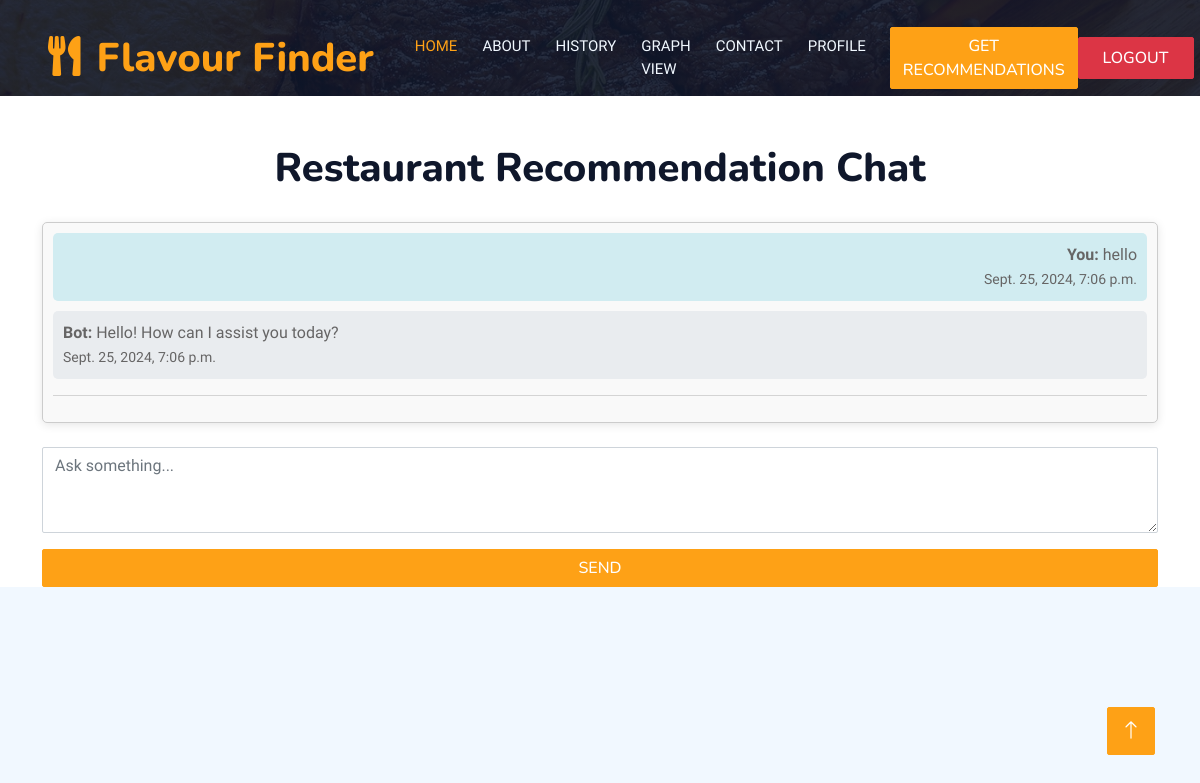
The page /chat_home/ (signed in) on the database its author committed.
### restaurant_app/models.py (models this page shows, shortened)
class ChatHistory(models.Model):
    user = models.ForeignKey(User, on_delete=models.CASCADE)
    message_input = models.TextField()
    bot_response = models.TextField()
    created_at = models.DateTimeField(auto_now_add=True)

### restaurant_app/views.py (the view, shortened to what this page needs)
# urls.py: path('chat_home/', chat_home, name='chat_home'),
@login_required
def chat_home(request):
    chat_history = ChatHistory.objects.filter(user=request.user).order_by('created_at')
    context = {
        'get_history': chat_history,
        'messages': messages.get_messages(request)
    }
    return render(request, 'chat.html', context)

### restaurant_app/templates/chat.html (shortened to what this page needs)
<!DOCTYPE html>
<html lang="en">
<head>
    {% load static %}
    <link href="https://cdnjs.cloudflare.com/ajax/libs/font-awesome/5.10.0/css/all.min.css" rel="stylesheet" />
    <link href="https://cdn.jsdelivr.net/npm/bootstrap-icons@1.4.1/font/bootstrap-icons.css" rel="stylesheet" />
    <link href="{% static 'lib/animate/animate.min.css' %}" rel="stylesheet" />
    <link href="{% static 'lib/owlcarousel/assets/owl.carousel.min.css' %}" rel="stylesheet" />
    <link href="{% static 'lib/tempusdominus/css/tempusdominus-bootstrap-4.min.css' %}" rel="stylesheet" />
    <link href="{% static 'css/bootstrap.min.css' %}" rel="stylesheet" />
    <link href="{% static 'css/style.css' %}" rel="stylesheet" />
</head>
<body>
    <div class="container-xxl bg-white p-0">
        <div class="container-xxl position-relative p-0">
            <nav class="navbar navbar-expand-lg navbar-dark bg-dark px-4 px-lg-5 py-3 py-lg-0">
                <a href="{% url 'dashboard' %}" class="navbar-brand p-0">
                    <h1 class="text-primary m-0"><i class="fa fa-utensils me-3"></i>Flavour Finder</h1>
                </a>
                <div class="collapse navbar-collapse" id="navbarCollapse">
                    <div class="navbar-nav ms-auto py-0 pe-4">
                        <a href="{% url 'dashboard' %}" class="nav-item nav-link active">Home</a>
                        <a href="{% url 'about' %}" class="nav-item nav-link">About</a>
                        <a href="{% url 'history' %}" class="nav-item nav-link">History</a>
                        <a href="{% url 'graph' %}" class="nav-item nav-link">Graph View</a>
                        <a href="{% url 'contact' %}" class="nav-item nav-link">Contact</a>
                        <a href="{% url 'user_profile' %}" class="nav-item nav-link">Profile</a>
                    </div>
                    <a href="{% url 'recommend' %}" class="btn btn-primary">Get Recommendations</a>
                    <form method="POST" action="{% url 'logout' %}" class="d-inline">
                        <button type="submit" class="btn btn-danger py-2 px-4">Logout</button>
                    </form>
                </div>
            </nav>
        </div>
        <div class="container-xxl py-5 bg-dark hero-header mb-5">
          </div>
        <div class="container my-5">
            <h1 class="chat-title">Restaurant Recommendation Chat</h1>
            <div class="chat-container mb-4">
                <div id="chatHistory">
                    {% for chat in get_history %}
                        <div class="chat-entry user-message">
                            <strong>You:</strong> {{ chat.message_input }} <br />
                            <small>{{ chat.created_at }}</small>
                        </div>
                        <div class="chat-entry bot-response">
                            <strong>Bot:</strong> {{ chat.bot_response }} <br />
                            <small>{{ chat.created_at }}</small>
                        </div>
                        <hr />
                    {% endfor %}
                </div>
            </div>
            <form method="POST" action="{% url 'chat_home' %}" class="chat-form">
                <div class="mb-3">
                    <textarea
                        name="userInput"
                        class="form-control"
                        rows="3"
                        placeholder="Ask something..."
                        required
                    ></textarea>
                </div>
                <button type="submit" class="btn btn-primary w-100">Send</button>
            </form>
        </div>
        <a href="#" class="btn btn-lg btn-primary btn-lg-square back-to-top"><i class="bi bi-arrow-up"></i></a>
    </div>
</body>
</html>

### restaurant_app/static/css/style.css (style rules this page uses)
:root { --primary: #FEA116; --light: #F1F8FF; --dark: #0F172B; }
.back-to-top { position: fixed; display: none; right: 45px; bottom: 45px; z-index: 99; }
.btn { font-family: 'Nunito', sans-serif; font-weight: 500; text-transform: uppercase; transition: .5s; }
.btn.btn-primary, .btn.btn-secondary { color: #FFFFFF; }
.btn-lg-square { width: 48px; height: 48px; }
.btn-square, .btn-sm-square, .btn-lg-square { padding: 0; display: flex; align-items: center; justify-content: center; font-weight: normal; border-radius: 2px; }
.navbar-dark .navbar-nav .nav-link { position: relative; margin-left: 25px; padding: 35px 0; font-size: 15px; color: var(--light) !important; text-transform: uppercase; font-weight: 500; outline: none; transition: .5s; }
.navbar-dark .navbar-nav .nav-link:hover, .navbar-dark .navbar-nav .nav-link.active { color: var(--primary) !important; }
@media (min-width: 992px) { .navbar-dark { position: absolute; width: 100%; top: 0; left: 0; z-index: 999; background: transparent !important; } }
.hero-header { background: linear-gradient(rgba(15, 23, 43, .9), rgba(15, 23, 43, .9)), url(../img/bg-hero.jpg); background-position: center center; background-repeat: no-repeat; background-size: cover; }

### restaurant_app/templates/chat.html (style rules this page uses)
.chat-container { max-height: 400px; overflow-y: auto; padding: 10px; border: 1px solid #ccc; background-color: #f9f9f9; border-radius: 5px; box-shadow: 0 2px 10px rgba(0, 0, 0, 0.1); }
.chat-entry { margin-bottom: 10px; padding: 10px; border-radius: 5px; line-height: 1.5; }
.user-message { background-color: #d1ecf1; text-align: right; }
.bot-response { background-color: #e9ecef; text-align: left; }
.chat-form { margin-top: 20px; }
.chat-title { margin-bottom: 30px; text-align: center; }

### rows shown on the page
ChatHistory: message_input "hello", created_at "Sept. 25, 2024, 7:06 p.m.", bot_response "Hello! How can I assist you today?"
